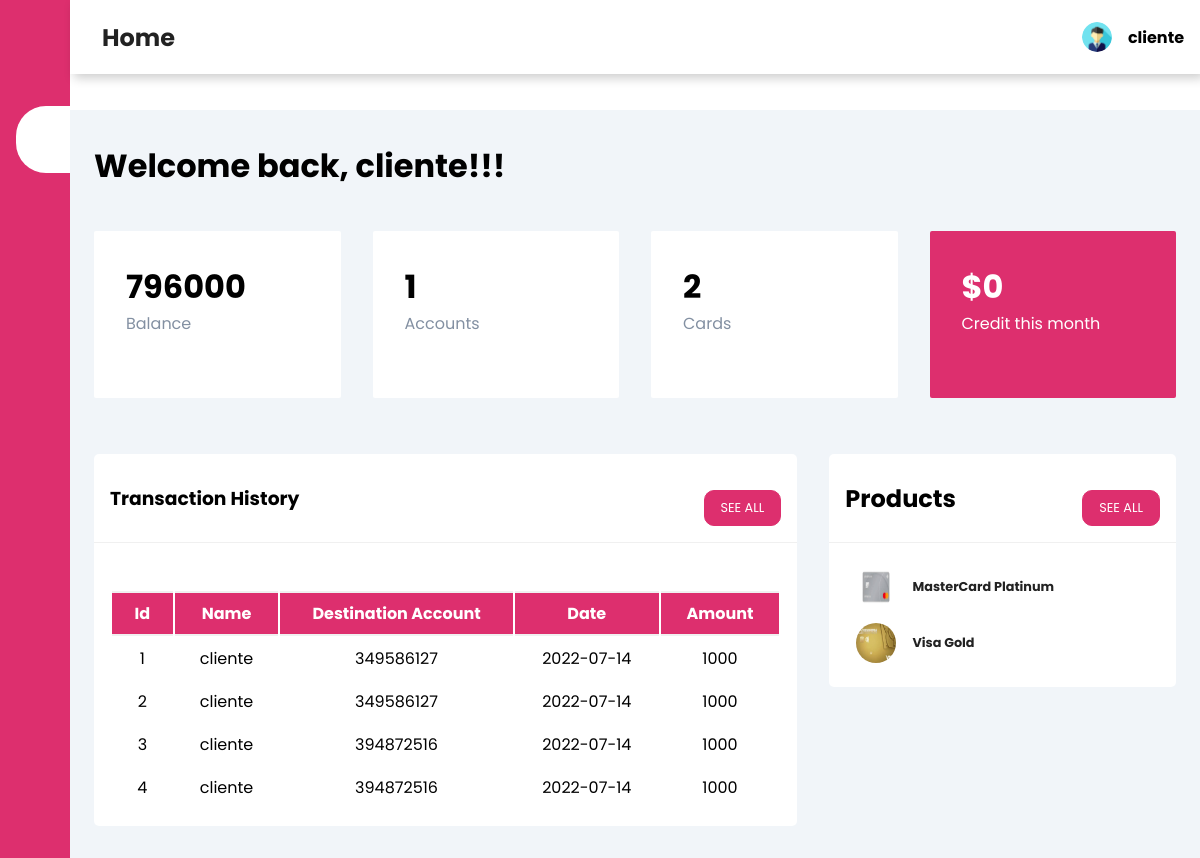
Page /home.php (signed in) on the committed database.
### tables this page shows
CREATE TABLE `cuentas` (
  `id` int(11) NOT NULL,
  `id_usuario` int(11) NOT NULL,
  `cuenta` bigint(20) NOT NULL,
  `dinero` bigint(20) NOT NULL
);

CREATE TABLE `transacciones` (
  `id` int(11) NOT NULL,
  `id_usuario` int(11) NOT NULL,
  `nombre` varchar(50) NOT NULL,
  `cuenta_destino` int(11) NOT NULL,
  `fecha` date NOT NULL,
  `monto` int(11) NOT NULL
);

### home.php (the view, shortened to what this page needs)
<!DOCTYPE html>
<html lang="en">
<head>
  <link rel="stylesheet" href="https://maxst.icons8.com/vue-static/landings/line-awesome/line-awesome/1.3.0/css/line-awesome.min.css">
  <link rel="stylesheet" href="assets/css/estilosAdmin1.css">
</head>
<body>
  <div class="sidebar">
    <div class="sidebar-brand">
      <h2><span class="las la-university"> <span>BBank</span></span></h2>
    </div>
    <div class="sidebar-menu">
      <ul>
        <li>
          <a href="home.php" class="active"><span class="las la-igloo"></span>
            <span>Home</span></a>
        </li>
        <li>
          <a href="accounts/accounts_user.php"><span class="las la-piggy-bank"></span>
            <span>Bank Accounts</span></a>
        </li>
        <li>
          <a href="cards/cards_user.php"><span class="las la-credit-card"></span>
            <span>Credit Cards</span></a>
        </li>
        <li>
          <a href="cerrar_session.php"><span class="las la-door-open"></span>
            <span>Logout</span></a>
        </li>
      </ul>
    </div>
  </div>
  <div class="main-content">
    <header>
      <h2>
        <label for="nav-toggle">
          <span class="las la-bars"></span>
        </label>
        Home
      </h2>
      <div class="user-wrapper">
        <img src="assets/images/userIcono.png" width="30px" height="30px" alt="">
        <div>
          <h4><?php echo $_SESSION["nombre"] ?></h4>
        </div>
      </div>
    </header>
    <main>
      <h1>Welcome back, <?php echo $_SESSION["nombre"] ?>!!!</h1><br>
      <div class="cards">
        <div class="cards-single">
          <div>
            <table>
                  <?php
                  $rol = $_SESSION['rol'];
                  ?>
              <tbody>
                <?php
                include('db.php');
                $id = $_SESSION['id'];
                if ($rol == 0) {
                  $sql = "SELECT * FROM usuarios u INNER JOIN cuentas c ON c.id_usuario = u.id WHERE $id = c.id_usuario;";
                };
                $query = mysqli_query($conexion, $sql);
                while ($row = mysqli_fetch_array($query)) {
                ?>
                  <tr>
                    <h1><?php echo $row['dinero'] ?></h1>
                    <span>Balance</span>
                  <?php
                }
                  ?>
              </tbody>
            </table>
          </div>
        </div>
        <div class="cards-single">
          <div>
            <h1>1</h1>
            <span>Accounts</span>
          </div>
        </div>
        <div class="cards-single">
          <div>
            <h1>2</h1>
            <span>Cards</span>
          </div>
        </div>
        <div class="cards-single">
          <div>
            <h1>$0</h1>
            <span>Credit this month</span>
          </div>
        </div>
      </div>
      <div class="recent-grid">
        <div class="projects">
          <div class="card">
            <div class="card-header">
              <h3>Transaction History</h3>
              <button>See all </button>
            </div>
            <div class="card-body">
              <div class="table-responsive">
                <table width="100%">
                  <thead>
                    <tr>
                      <?php
                      $rol = $_SESSION['rol'];
                      ?>
                      <th>Id</th>
                      <th>Name</th>
                      <th>Destination Account</th>
                      <th>Date</th>
                      <th>Amount</th>
                    </tr>
                  </thead>
                  <tbody>
                    <?php
                    include('db.php');
                    $id = $_SESSION['id'];
                    if ($rol == 0) {
                      $sql = "SELECT * FROM transacciones where $id = id_usuario;";
                    };
                    $query = mysqli_query($conexion, $sql);
                    while ($row = mysqli_fetch_array($query)) {
                    ?>
                      <tr>
                        <td><?php echo $row['id'] ?></td>
                        <td><?php echo $row['nombre'] ?></td>
                        <td><?php echo $row['cuenta_destino'] ?></td>
                        <td><?php echo $row['fecha'] ?></td>
                        <td><?php echo $row['monto'] ?></td>
                      </tr>
                      <?php
                    }
                      ?>
                  </tbody>
                </table>
              </div>
            </div>
          </div>
        </div>
        <div class="clients">
          <div class="card">
            <div class="card-header">
              <h2>Products</h2>
              <a href="creditCards.php"><button>See all </button></a>
            </div>
            <div class="card-body">
              <div class="client">
                <div class="info">
                  <img src="assets/images/tarjeta.jpg" width="40px" height="40px" alt="">
                  <div>
                    <h4>MasterCard Platinum</h4>
                  </div>
                </div>
                <div class="contact">
                </div>
              </div>
              <div class="client">
                <div class="info">
                  <img src="assets/images/tarjeta2.jpg" width="40px" height="40px" alt="">
                  <div>
                    <h4>Visa Gold</h4>
                  </div>
                </div>
                <div class="contact">
                </div>
              </div>
            </div>
          </div>
        </div>
    </main>
  </div>
</body>
</html>

### assets/css/estilosAdmin1.css (style rules this page uses)
:root { --main-color: #dd2f6e; --color-dark: #1d2231; --text-gray: #8390a2; }
* { padding: 0; margin: 0; box-sizing: border-box; list-style-type: none; text-decoration: none; font-family: 'Poppins', sans-serif; }
.sidebar { width: 345px; position: fixed; left: 0; top: 0; height: 100%; background: var(--main-color); z-index: 100; transition: width 300ms; }
.sidebar-brand { height: 90px; padding: 1rem 0rem 1rem 2rem; color: #fff; }
.sidebar-menu { margin-top: 1rem; }
.sidebar-menu li { width: 100%; margin-bottom: 1.7rem; padding-left: 1rem; }
.sidebar-menu a { padding-left: 1rem; display: block; color: #fff; font-size: 1.1rem; }
.sidebar-menu a.active { background: #fff; padding-top: 1rem; padding-bottom: 1rem; color: var(--main-color); border-radius: 30px 0px 0px 30px; }
.sidebar-menu a span:first-child { font-size: 1.5rem; padding-right: 1rem; }
.main-content { transition: margin-left 300ms; margin-left: 345px; }
header { background: #fff; display: flex; justify-content: space-between; padding: 1rem; box-shadow: 4px 4px 10px rgba(0, 0, 0, 0.2); position: fixed; left: 345px; width: calc(100% - 345px); top: 0; z-index: 100; transition: left 300ms; }
header h2 { color: #222; }
header label span { font-size: 1.7rem; padding-right: 1rem; }
.user-wrapper { display: flex; align-items: center; }
.user-wrapper img { border-radius: 50%; margin-right: 1rem; }
main { margin-top: 85px; padding: 2rem 1.5rem; background: #f1f5f9; min-height: calc(100vh - 90px); }
.cards { display: grid; grid-template-columns: repeat(4, 1fr); grid-gap: 2rem; margin-top: 1rem; }
.cards-single { display: flex; justify-content: space-between; background: #fff; padding: 2rem; border-radius: 2px; }
.cards-single div:first-child span { color: var(--text-gray); }
.cards-single:last-child { background: var(--main-color); }
.cards-single:last-child h1, .cards-single:last-child div:first-child span, .cards-single:last-child div:last-child span { color: #fff; }
.recent-grid { margin-top: 3.5rem; display: grid; grid-gap: 2rem; grid-template-columns: 65% auto; }
.card { background: #fff; border-radius: 5px; }
.card-header, .card-body { padding: 1rem; }
.card-header { display: flex; justify-content: space-between; align-items: center; border-bottom: 1px solid #f0f0f0; }
.card-header button { background: var(--main-color); border-radius: 10px; color: #fff; font-size: 0.8rem; padding: 0.5rem 1rem; border: 1px solid var(--main-color); }
table { margin-top: 30px; width: 100%; }
thead tr th { color: #fff; border-top: 2px solid#f0f0f0; border-bottom: 2px solid#f0f0f0; }
th { background-color: var(--main-color); padding: 0.5rem 1.2rem; font-size: 1rem; }
td { transition: 0.7s; padding: 0.5rem 1.2rem; font-size: 1rem; text-align: center; }
tr td:last-child { align-items: center; }
.table-responsive { width: 100%; overflow-x: auto; }
.client { display: flex; justify-content: space-between; align-items: center; padding: 0.5rem 0.7rem; }
.info { display: flex; align-items: center; }
.info img { border-radius: 50%; margin-right: 1rem; }
.info h4 { font-size: 0.8rem; font-weight: 700; color: #222; }
@media screen and (max-width: 1200px) { .sidebar { width: 70px; } }
@media screen and (max-width: 1200px) { .sidebar .sidebar-brand, .sidebar li { padding-left: 1rem; text-align: center; } }
@media screen and (max-width: 1200px) { .sidebar li a { padding-left: 0rem; } }
@media screen and (max-width: 1200px) { .main-content { margin-left: 70px; } }
@media screen and (max-width: 1200px) { .main-content header { width: calc(100% - 70px); left: 70px; } }
button { border: 1px solid; margin-top: 20px; background-color: var(--main-color) ; color: #ffff; padding: 10px 30px; border-radius: 10px; text-transform: uppercase; font-size: 14px; transition: 0.4s; cursor: pointer; }

### rows in the picture
cuentas: dinero "796000"
transacciones: id "1", nombre "cliente", cuenta_destino "349586127", fecha "2022-07-14", monto "1000"
transacciones: id "2", nombre "cliente", cuenta_destino "349586127", fecha "2022-07-14", monto "1000"
transacciones: id "3", nombre "cliente", cuenta_destino "394872516", fecha "2022-07-14", monto "1000"
transacciones: id "4", nombre "cliente", cuenta_destino "394872516", fecha "2022-07-14", monto "1000"

### other values in the picture
$_SESSION["nombre"] "cliente"
